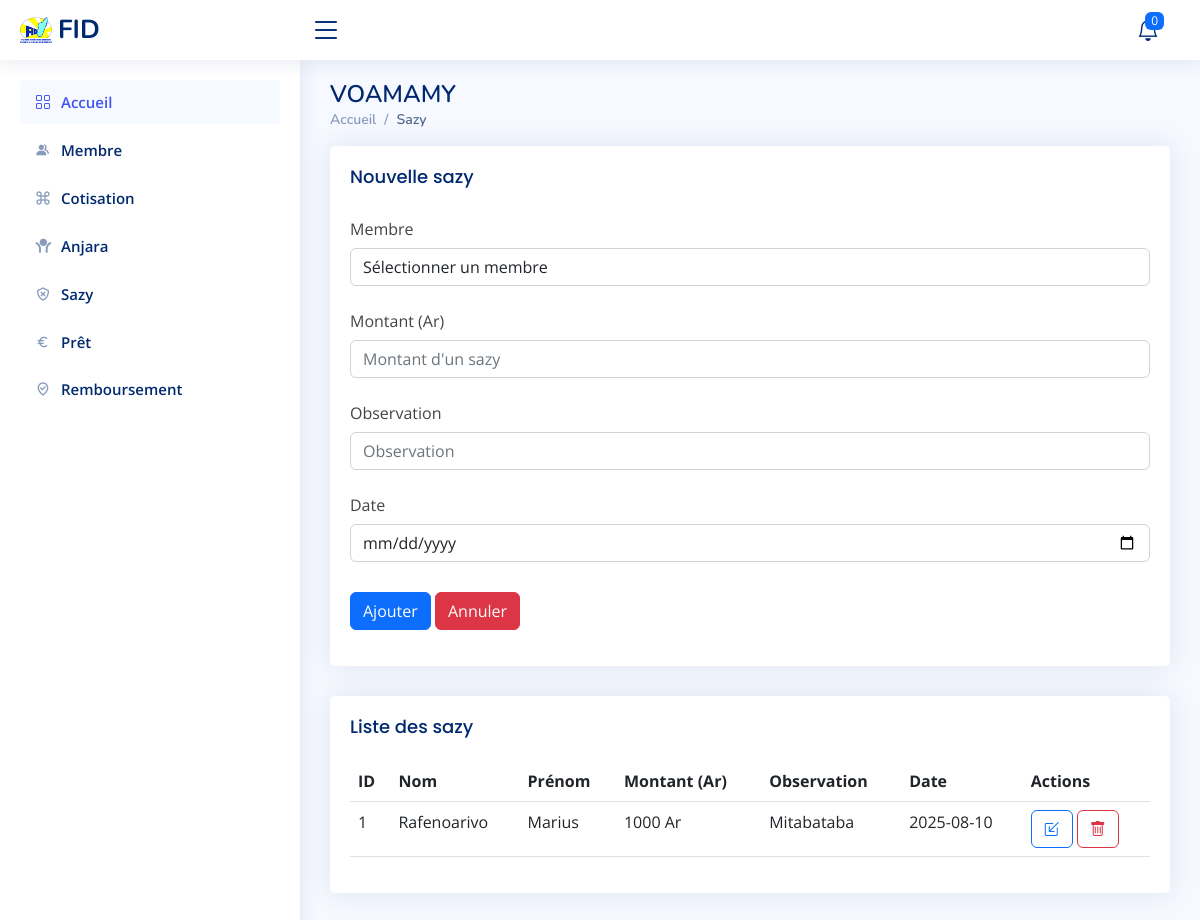
/index.php/vm_controller/sazy, run on an earlier commit of the app's database.
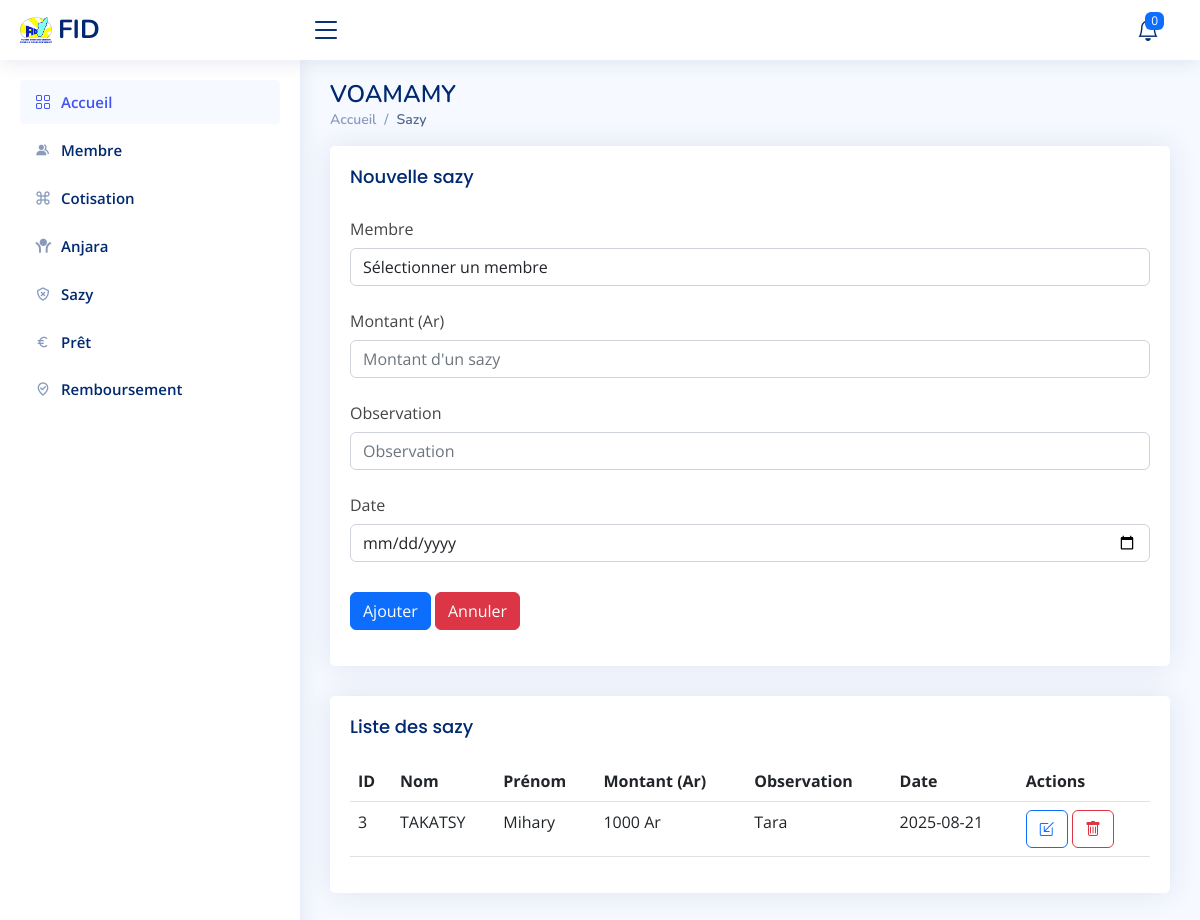
And on a later commit of the database.
### tables this page shows
CREATE TABLE `sazy` (
  `ID_sazy` int(11) NOT NULL,
  `ID_membre` int(11) NOT NULL,
  `Observation` text NOT NULL,
  `Montant` decimal(10,0) NOT NULL,
  `Date` date NOT NULL
);

CREATE TABLE `membre` (
  `ID_membre` int(10) NOT NULL,
  `Nom` varchar(50) NOT NULL,
  `Prenom` varchar(50) NOT NULL
);

### application/controllers/vm_controller.php (called while the page is built, shortened)
<?php
class vm_controller extends CI_Controller {
    public function __construct() {
        $this->load->model('vm_model');
        $this->load->library(['form_validation', 'session']);
        $this->load->helper(['url', 'form']);
    }
    public function prets_en_retard() {
        $prets = $this->vm_model->get_prets_en_retard();
        return $prets;
    }
public function sazy($action = null, $ID_sazy = null){
    $this->load->model('vm_model');
    $data = [];
    $data['sazy'] = $this->vm_model->sazy();
    $data['membre'] = $this->vm_model->membre();
    $data['prets_en_retard'] = $this->prets_en_retard();
    $data['count_prets_en_retard'] = count($data['prets_en_retard']);
    $this->load->view('sazy_view', $data);
}
}

### index.php (called while the page is built, shortened)
<?php
require_once BASEPATH.'core/CodeIgniter.php';

### application/models/vm_model.php (called while the page is built, shortened)
<?php
class Vm_model extends CI_Model {
    public function sazy() {
        $query = $this->db->query("SELECT * FROM membre, sazy WHERE membre.ID_membre= sazy.ID_membre " );
        return $query->result();
    }
    public function get_prets_en_retard() {
        $today = new DateTime();
        $this->db->select('pret.*, membre.nom, membre.prenom');
        $this->db->from('pret');
        $this->db->join('membre', 'membre.ID_membre = pret.ID_membre');
        $this->db->where('pret.Date_pret <', $today->format('Y-m-d'));
        $this->db->where('pret.Statut', 'encours');
        $this->db->where('pret.lu', 0);
        $prets = $this->db->get()->result();
        return $prets;
    }
}
?>

### application/views/sazy_view.php (the view, shortened to what the changed rows need)
  <main id="main" class="main">
<div class="pagetitle">
  <h1>VOAMAMY</h1>
</div>
<section class="section">
          <div class="card">
            <div class="card-body">
              <table class="table datatable">
                <thead>
                  <tr>
                    <th scope="col">ID</th>
                    <th scope="col">Nom</th>
                    <th scope="col">Prénom</th>
                    <th scope="col">Montant (Ar)</th>
                    <th scope="col">Observation</th>
                    <th scope="col">Date</th>
                    <th scope="col">Actions</th>
                  </tr>
                </thead>
                <tbody>
                <?php foreach($sazy as $m):?>
                  <tr>
                    <td><?= $m->ID_sazy ?></td>
                    <td><?= $m->Nom?></td>
                    <td><?= $m->Prenom?></td>
                    <td><?= $m->Montant ?> Ar</td>
                    <td><?= $m->Observation ?></td>
                    <td><?= $m->Date?></td>
                    <td>
                    <a href="<?php echo base_url().'index.php/vm_controller/sazy/modifier/'.$m->ID_sazy;?>"><button type="button" class="btn btn-outline-primary"><i class="bi bi-box-arrow-in-down-left"></i></button></a>
                    <a href="<?php echo base_url().'index.php/vm_controller/sazy/supprimer/'.$m->ID_sazy;?>" onclick="return confirm('Confirmez-vous la suppression ?')"><button type="button" class="btn btn-outline-danger"><i class="bi bi-trash"></i></button></a></td>
                  </tr>
                  <?php endforeach ?>
                </tbody>
              </table>
            </div>
          </div>
</section>
</main>

What changed in the data, as far as the page shows it:
removed sazy: ID_sazy "1", ID_membre.Nom "Rafenoarivo", ID_membre.Prenom "Marius", Montant "1000", Observation "Mitabataba", Date "2025-08-10"
added sazy: ID_sazy "3", ID_membre.Nom "TAKATSY", ID_membre.Prenom "Mihary", Montant "1000", Observation "Tara", Date "2025-08-21"
